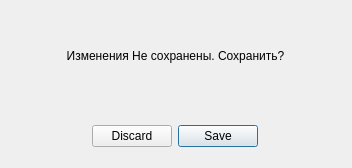
<?xml version="1.0" encoding="UTF-8"?>
<ui version="4.0">
 <class>Dialog</class>
 <widget class="QDialog" name="Dialog">
  <property name="geometry">
   <rect>
    <x>0</x>
    <y>0</y>
    <width>352</width>
    <height>168</height>
   </rect>
  </property>
  <property name="windowTitle">
   <string>Сохранить?</string>
  </property>
  <property name="layoutDirection">
   <enum>Qt::LeftToRight</enum>
  </property>
  <widget class="QDialogButtonBox" name="buttonBox">
   <property name="geometry">
    <rect>
     <x>0</x>
     <y>120</y>
     <width>351</width>
     <height>32</height>
    </rect>
   </property>
   <property name="layoutDirection">
    <enum>Qt::RightToLeft</enum>
   </property>
   <property name="orientation">
    <enum>Qt::Horizontal</enum>
   </property>
   <property name="standardButtons">
    <set>QDialogButtonBox::Discard|QDialogButtonBox::Save</set>
   </property>
   <property name="centerButtons">
    <bool>true</bool>
   </property>
  </widget>
  <widget class="QLabel" name="label">
   <property name="geometry">
    <rect>
     <x>0</x>
     <y>0</y>
     <width>351</width>
     <height>111</height>
    </rect>
   </property>
   <property name="minimumSize">
    <size>
     <width>351</width>
     <height>111</height>
    </size>
   </property>
   <property name="maximumSize">
    <size>
     <width>351</width>
     <height>111</height>
    </size>
   </property>
   <property name="text">
    <string>Изменения Не сохранены. Сохранить?</string>
   </property>
   <property name="alignment">
    <set>Qt::AlignCenter</set>
   </property>
  </widget>
 </widget>
 <resources/>
 <connections>
  <connection>
   <sender>buttonBox</sender>
   <signal>accepted()</signal>
   <receiver>Dialog</receiver>
   <slot>accept()</slot>
   <hints>
    <hint type="sourcelabel">
     <x>248</x>
     <y>254</y>
    </hint>
    <hint type="destinationlabel">
     <x>157</x>
     <y>274</y>
    </hint>
   </hints>
  </connection>
  <connection>
   <sender>buttonBox</sender>
   <signal>rejected()</signal>
   <receiver>Dialog</receiver>
   <slot>reject()</slot>
   <hints>
    <hint type="sourcelabel">
     <x>316</x>
     <y>260</y>
    </hint>
    <hint type="destinationlabel">
     <x>286</x>
     <y>274</y>
    </hint>
   </hints>
  </connection>
 </connections>
</ui>
